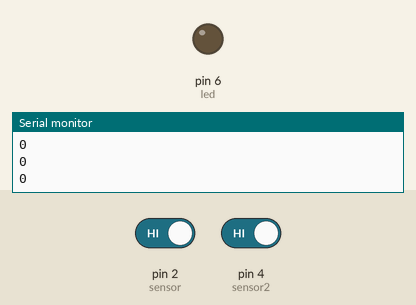
Recording of a sketch running on a simulated Arduino Uno, built with avr-gcc and run on an emulated ATmega328P. Shown: output pins drawn as LEDs (lit = HIGH), the last lines printed to the serial monitor. The test bench sets the inputs (shaded band); at power-on: pin 2 (sensor) HIGH, pin 4 (sensor2) HIGH.

Above: at 1.2 s.
1.3 s: pin 2 (sensor) driven LOW
At 4.4 s:
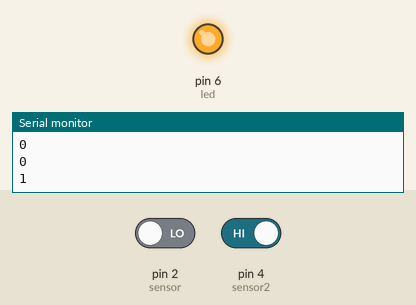
Timing chart, 0 to 5.9 s (numbered marks = the images above; inputs shaded):
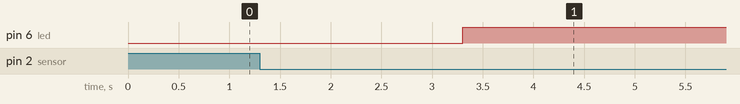

Measured:
- after the input at 1.3 s, pin 6 (led): LOW → HIGH after 2.0 s

The sketch:

ROM.ino
```cpp
int led = 6;
int sensor = 2;
int sensor2 = 4;
int room = 0;

boolean lastRoom = false;
boolean s1 = true;
boolean s2 = true;

void setup() {
  pinMode(sensor, INPUT);
  pinMode(sensor2, INPUT);

  digitalWrite (sensor, HIGH);
  digitalWrite (sensor2, HIGH);
  Serial.begin(9600);
  pinMode(led, OUTPUT);

}

void loop() {
  Serial.println(room);
  if (digitalRead(sensor) == LOW && lastRoom == false && s1 == true)
  {

    room += 1;
    s2 = false;
    lastRoom = true;
    delay(2000);
    s2 = true;

  }
  else
  {
    lastRoom = !digitalRead(sensor);

  }
  if (digitalRead(sensor2) == LOW && lastRoom == false && s2 == true) {
    room -= 1;
    s1 = false;
    lastRoom = true;
    delay(2000);
    s1 = true;
  }
  else
  {
    lastRoom = !digitalRead(sensor2);

  }
  if (room >= 1) {
    digitalWrite(led, HIGH);
  }
  else if (room == 0)
  {
    digitalWrite(led, LOW);
  }
  else if (room < 0)
  {
    room = 0;
  }
}
```
